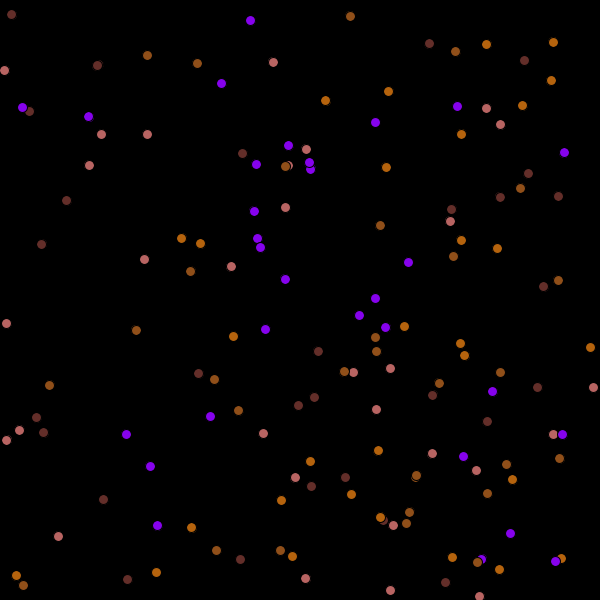
Frame 1 (no input)
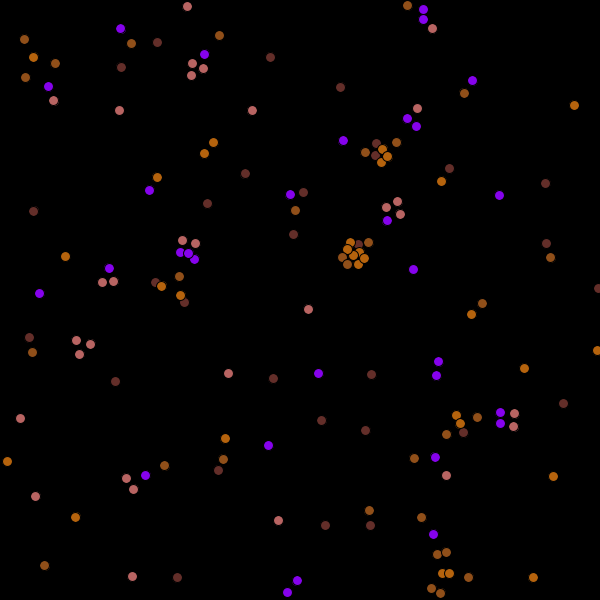
Frame 60 (the mouse pressed at the canvas centre just before this capture)
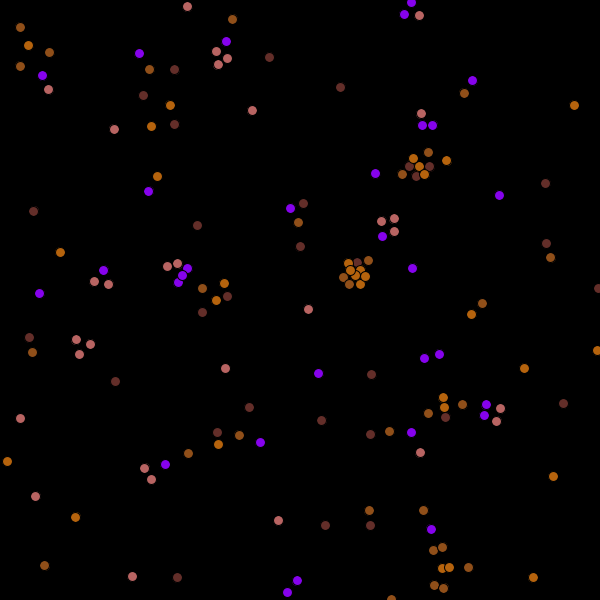
Frame 120 (the mouse held since frame 60 and released just before this capture)

The Processing sketch that drew these frames (run headless with seeded random() and noise(); from frame 60 on, the mouse is pressed at the canvas centre):

// Processing sketch: particleslife2
// ── particleslife2.pde
//lo que quiero es que al inicio se forme una matriz nxn siendo n el número de partículas, lo que irá en la matriz es cómo interactúan
//voy a hacer un array que va a contener a las clases y con un blucle voy a iterar a traves de cada una de las clases y ahí otro loop renderizará las partículas
//


//el problema parece ser que los que tienen n negativo no tienen movimiento propio
final float A=10;//L
final float e=5;
final float k=15;//j
final float r=5;
final float m=abs(A)*k/((2*r+e)*(2*r+e));
final float fr=.5;
final float mv=999;
int numberofclasses=5;
float n_a=-5;
float n_b=5;

float[][] nmatrix= new float[numberofclasses][numberofclasses];


ArrayList<particleClass> system;

int getRandomSign(){
  float r=random(0, 1);
  println(r+"|"+round(r));
  if (round(r)==0){
    return -1;
  }else return 1;
}

void setup() {
  for (int i=0; i<nmatrix.length; i++) {
    for (int j=0; j<nmatrix[i].length; j++) {
      nmatrix[i][j]=random(n_a, n_b)*getRandomSign();
      print(nmatrix[i][j]+"|");
    }
    print("\n");
  }
  size(600, 600);
  system = new ArrayList<particleClass>();
  for (int i=0; i<numberofclasses; i++) {
    system.add(new particleClass(floor(30.0),
      color(random(0, 255), random(0, 255), random(0, 255)),
      i
      ));
  }
  
}

void draw() {
  background(0);
  for (int i=0; i<system.size(); i++) {
    system.get(i).renderGroup();
    system.get(i).moveGroup();
  }
  for (int i=0; i<system.size(); i++) {
    for (int j=0; j<system.get(i).particles.size(); j++) {
      //each particle

      for (int k=0; k<system.size(); k++) {
        for (int l=0; l<system.get(k).particles.size(); l++) {

          system.get(i).particles.get(j).apfparticle(system.get(k).particles.get(l), system.get(k), system.get(i));
        }
      }
    }
  }
}

// ── Particle.pde
class Particle {
  PVector pos;
  PVector vel;

  Particle() {
    pos = new PVector(random(0, width), random(0, height));
    vel = new PVector(random(0, mv), random(0, mv));
  }
  void apfparticle(Particle part, particleClass clas1, particleClass clas2) {
    float distance = part.pos.dist(this.pos);
    PVector force; 
    float j=nmatrix[clas1.indx][clas2.indx];
    force=part.pos.copy().sub(this.pos).normalize();
    float fi=2*r+e;
    if (distance<2*r+e) {
      force.mult(-A*(distance-fi)*(distance-fi)/(fi*fi));
    } else if (distance<=2*r+e+k) {
      force.mult(j*(distance-2*r-e)/k);
    } else if (distance<=2*r+e+2*k) {
      force.mult(j*(2*k+2*r-distance+e)/k);
    } else {
      force.mult(0);
    }
    vel.add(force);
  }
  void move() {
    vel.sub(vel.copy().mult(fr));
    pos.add(vel);
    if (pos.x<0) {
      pos.x=width;
    } else if (pos.y<0) {
      pos.y=height;
    } else if (pos.x>width) {
      pos.x=0;
    } else if (pos.y>height) {
      pos.y=0;
    }
  }
  void render(color col) {
    fill(col);
    ellipse(pos.x, pos.y, 2*r, 2*r);
  }
}

class particleClass {
  ArrayList<Particle> particles;
  color col;
  int indx;
  particleClass(int quantity, color colo, int index) {
    //acá irá un loop que creará todas las partículas de la clase    
    println("New class generated. The quantity is: "+quantity+". The color is "+colo);
    indx=index;
    col=colo;
    particles = new ArrayList<Particle>();
    for (int i=0; i<quantity; i++) {
      particles.add(new Particle());
    }
  }
  void moveGroup() {
    for (int i=0; i<particles.size(); i++) {
      particles.get(i).move();
    }
  }  
  void renderGroup() {
    for (int i=0; i<particles.size(); i++) {
      particles.get(i).render(col);
    }
  }
}
